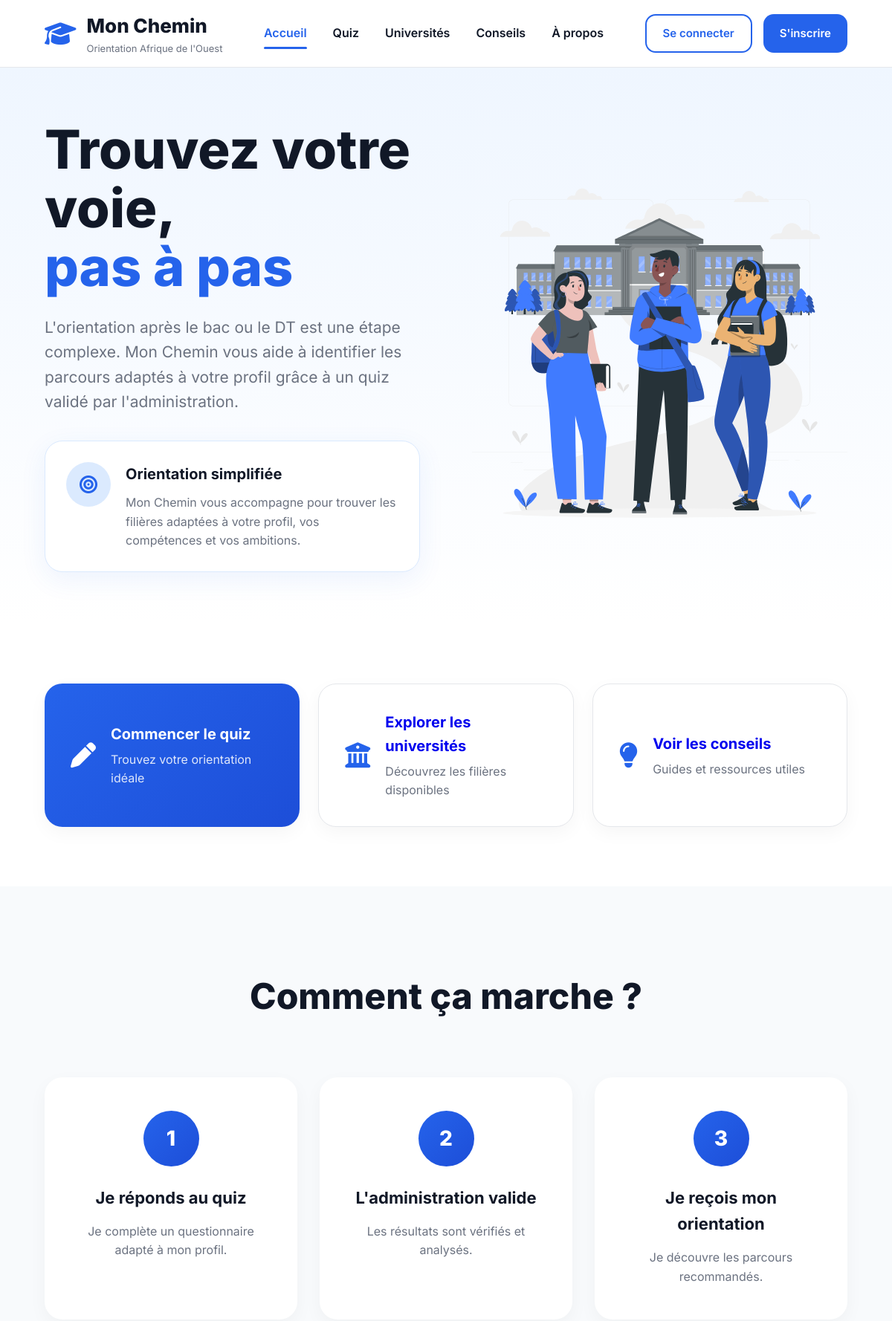
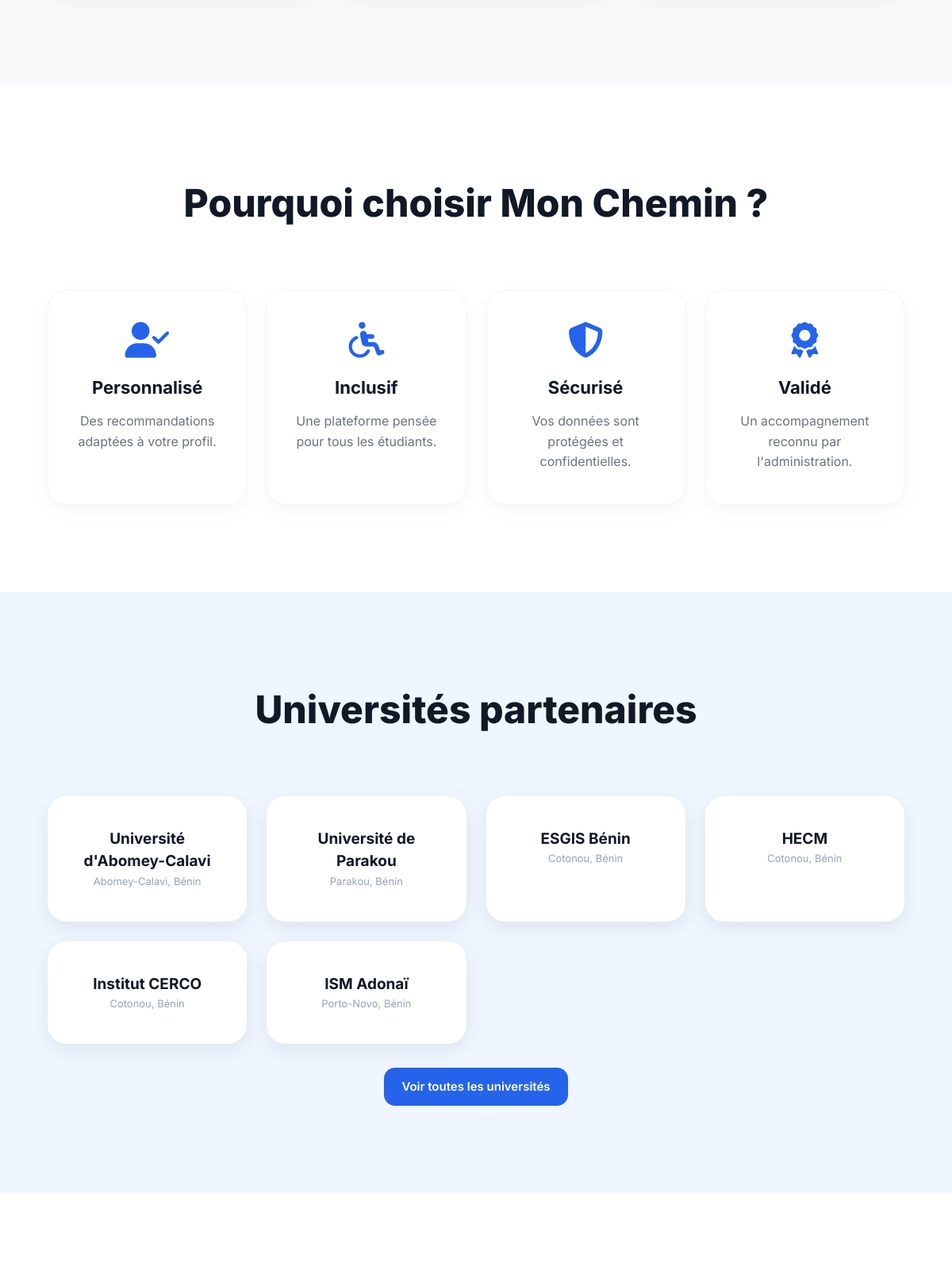
The page / (upper part) on the database its author committed (2 pictures, top to bottom).
### tables this page shows
CREATE TABLE universites (
    id INT AUTO_INCREMENT PRIMARY KEY,
    nom VARCHAR(255) NOT NULL,
    pays VARCHAR(100),
    ville VARCHAR(100),
    type_universite ENUM('publique','privee') DEFAULT 'publique',
    site_web VARCHAR(255),
    description TEXT,
    logo VARCHAR(255),
    actif TINYINT(1) DEFAULT 1
);

### index.php (the view, shortened to what this page needs)
<?php
require_once 'php/db.php';
$is_connected = isset($_SESSION['user_id']);
$user_role = '';
$user_prenom = '';
$stmt = $pdo->query("SELECT * FROM universites LIMIT 6");
$universites = $stmt->fetchAll();
?>
<!DOCTYPE html>
<html lang="fr">
<head>
    <link rel="stylesheet" href="css/style.css">
    <link rel="stylesheet" href="https://cdnjs.cloudflare.com/ajax/libs/font-awesome/6.4.0/css/all.min.css">
</head>
<body>
<header class="header">
    <div class="container header-content">
        <div class="logo">
            <a href="index.php" style="display: flex; align-items: center; gap: 14px; text-decoration: none; color: inherit;">
                <i class="fa-solid fa-graduation-cap"></i>
                <div>
                    <h2>Mon Chemin</h2>
                    <p>Orientation Afrique de l'Ouest</p>
                </div>
            </a>
        </div>
        <nav class="navbar">
            <a href="index.php" class="active">Accueil</a>
            <a href="pages/quiz.php">Quiz</a>
            <a href="pages/universites.php">Universités</a>
            <a href="pages/conseils.php">Conseils</a>
            <a href="pages/apropos.php">À propos</a>
        </nav>
        <div class="header-buttons">
            <?php if ($is_connected): ?>
                <div class="user-menu">
                    <a href="pages/profil.php" class="btn white-btn" style="text-decoration: none;">
                        <i class="fa-solid fa-user"></i> <span><?= htmlspecialchars($user_prenom) ?></span>
                    </a>
                    <?php if ($user_role === 'admin'): ?>
                        <a href="admin/dashboard.php" class="btn blue-btn">
                            <i class="fa-solid fa-gauge-high"></i> <span>Admin</span>
                        </a>
                    <?php endif; ?>
                    <a href="php/deconnexion.php" class="btn logout-btn">
                        <i class="fa-solid fa-sign-out-alt"></i> <span>Déconnexion</span>
                    </a>
                </div>
            <?php else: ?>
                <a href="pages/connexion.php" class="btn white-btn">Se connecter</a>
                <a href="pages/inscription.php" class="btn blue-btn">S'inscrire</a>
            <?php endif; ?>
        </div>
    </div>
</header>
<section class="hero">
    <div class="container hero-content">
        <div class="hero-left">
            <h1>
                Trouvez votre voie,<br>
                <span>pas à pas</span>
            </h1>
            <p class="hero-text">
                L'orientation après le bac ou le DT est une étape complexe. Mon Chemin vous aide à identifier les parcours adaptés à votre profil grâce à un quiz validé par l'administration.
            </p>
            <div class="hero-card">
                <div class="hero-card-icon">
                    <i class="fa-solid fa-bullseye"></i>
                </div>
                <div>
                    <h3>Orientation simplifiée</h3>
                    <p>
                        Mon Chemin vous accompagne pour trouver
                        les filières adaptées à votre profil,
                        vos compétences et vos ambitions.
                    </p>
                </div>
            </div>
        </div>
        <div class="hero-right">
            <img src="assets/illustrations/hero1.svg" alt="Illustration">
        </div>
    </div>
</section>
<section class="action-section">
    <div class="container action-grid">
        <a href="pages/quiz.php" class="action-card blue-card" style="text-decoration: none;">
            <i class="fa-solid fa-pen"></i>
            <div>
                <h3>Commencer le quiz</h3>
                <p>Trouvez votre orientation idéale</p>
            </div>
        </a>
        <a href="pages/universites.php" class="action-card" style="text-decoration: none;">
            <i class="fa-solid fa-building-columns"></i>
            <div>
                <h3>Explorer les universités</h3>
                <p>Découvrez les filières disponibles</p>
            </div>
        </a>
        <a href="pages/conseils.php" class="action-card" style="text-decoration: none;">
            <i class="fa-solid fa-lightbulb"></i>
            <div>
                <h3>Voir les conseils</h3>
                <p>Guides et ressources utiles</p>
            </div>
        </a>
    </div>
</section>
<section class="steps-section">
    <div class="container">
        <h2 class="section-title">Comment ça marche ?</h2>
        <div class="steps-grid">
            <div class="step-card">
                <div class="step-number">1</div>
                <h3>Je réponds au quiz</h3>
                <p>Je complète un questionnaire adapté à mon profil.</p>
            </div>
            <div class="step-card">
                <div class="step-number">2</div>
                <h3>L'administration valide</h3>
                <p>Les résultats sont vérifiés et analysés.</p>
            </div>
            <div class="step-card">
                <div class="step-number">3</div>
                <h3>Je reçois mon orientation</h3>
                <p>Je découvre les parcours recommandés.</p>
            </div>
        </div>
    </div>
</section>
<section class="features-section">
    <div class="container">
        <h2 class="section-title">Pourquoi choisir Mon Chemin ?</h2>
        <div class="features-grid">
            <div class="feature-card">
                <i class="fa-solid fa-user-check"></i>
                <h3>Personnalisé</h3>
                <p>Des recommandations adaptées à votre profil.</p>
            </div>
            <div class="feature-card">
                <i class="fa-solid fa-wheelchair"></i>
                <h3>Inclusif</h3>
                <p>Une plateforme pensée pour tous les étudiants.</p>
            </div>
            <div class="feature-card">
                <i class="fa-solid fa-shield-halved"></i>
                <h3>Sécurisé</h3>
                <p>Vos données sont protégées et confidentielles.</p>
            </div>
            <div class="feature-card">
                <i class="fa-solid fa-award"></i>
                <h3>Validé</h3>
                <p>Un accompagnement reconnu par l'administration.</p>
            </div>
        </div>
    </div>
</section>
<section class="universities-section">
    <div class="container">
        <h2 class="section-title">Universités partenaires</h2>
        <div class="universities-grid">
            <?php foreach ($universites as $univ): ?>
                <a href="pages/universites.php" class="university-card" style="text-decoration: none; color: inherit;">
                    <h3><?= htmlspecialchars($univ['nom']) ?></h3>
                    <p style="font-size:13px;color:#94a3b8;">
                        <?= htmlspecialchars($univ['ville'] ?? '') ?><?= (!empty($univ['ville']) && !empty($univ['pays'])) ? ', ' : '' ?><?= htmlspecialchars($univ['pays'] ?? '') ?>
                    </p>
                </a>
            <?php endforeach; ?>
        </div>
        <div style="text-align:center;margin-top:30px;">
            <a href="pages/universites.php" class="btn blue-btn" style="text-decoration:none;">
                Voir toutes les universités
            </a>
        </div>
    </div>
</section>
<section class="tips-section">
</section>
</body>
</html>

### rows shown on the page
universites: nom "Université d'Abomey-Calavi", ville "Abomey-Calavi", pays "Bénin"
universites: nom "Université de Parakou", ville "Parakou", pays "Bénin"
universites: nom "ESGIS Bénin", ville "Cotonou", pays "Bénin"
universites: nom "HECM", ville "Cotonou", pays "Bénin"
universites: nom "Institut CERCO", ville "Cotonou", pays "Bénin"
universites: nom "ISM Adonaï", ville "Porto-Novo", pays "Bénin"
